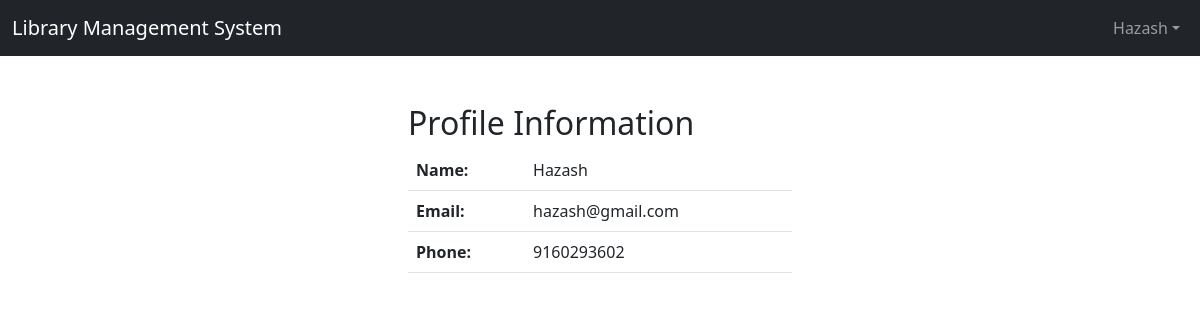
The page /viewprofile.php (signed in) on the database its author committed.
### tables this page shows
CREATE TABLE `users` (
  `id` int(11) NOT NULL,
  `name` varchar(255) NOT NULL,
  `email` varchar(255) NOT NULL,
  `password` varchar(255) NOT NULL,
  `phone` varchar(10) NOT NULL
);

### viewprofile.php (the view, shortened to what this page needs)
<?php
    $conn = mysqli_connect("localhost", "root", "", "lms");
    $query = "select * from users where email = '$_SESSION[email]'";
    $result = mysqli_query($conn, $query);
    $row = mysqli_fetch_assoc($result);
    $name = $row['name'];
    $email = $row['email'];
    $phone = $row['phone'];
?>
<!doctype html>
<html lang="en">
  <head>
    <link href="https://cdn.jsdelivr.net/npm/bootstrap@5.3.0-alpha3/dist/css/bootstrap.min.css" rel="stylesheet">
  </head>
  <body>
    <nav class="navbar navbar-expand-lg navbar-dark bg-dark ">
        <div class="container-fluid">
            <div class="navbar-header">
                <a class="navbar-brand" href="dashboard.php">Library Management System</a>
            </div>
            <ul class="nav navbar-nav navbar-right">
                <li class="nav-item dropdown">
                    <a class="nav-link dropdown-toggle" href="" role="button" data-bs-toggle="dropdown" aria-expanded="false"><?php echo $_SESSION['username'];?></a>
                </li>
            </ul>
        </div>
    </nav><br><br>
    <div class="row">
        <div class="col-md-4"></div>
        <div class="col-md-4">
            <h2>Profile Information</h2>
            <table class="table">
                <tr>
                    <th>Name:</th>
                    <td><?php echo $name; ?></td>
                </tr>
                <tr>
                    <th>Email:</th>
                    <td><?php echo $email; ?></td>
                </tr>
                <tr>
                    <th>Phone:</th>
                    <td><?php echo $phone; ?></td>
                </tr>
            </table>
        </div>
        <div class="col-md-4"></div>
    </div>
  </body>
</html>

### rows shown on the page
users: name "Hazash", email "hazash@gmail.com", phone "9160293602"

### other values the page prints
$_SESSION['username'] "Hazash"
